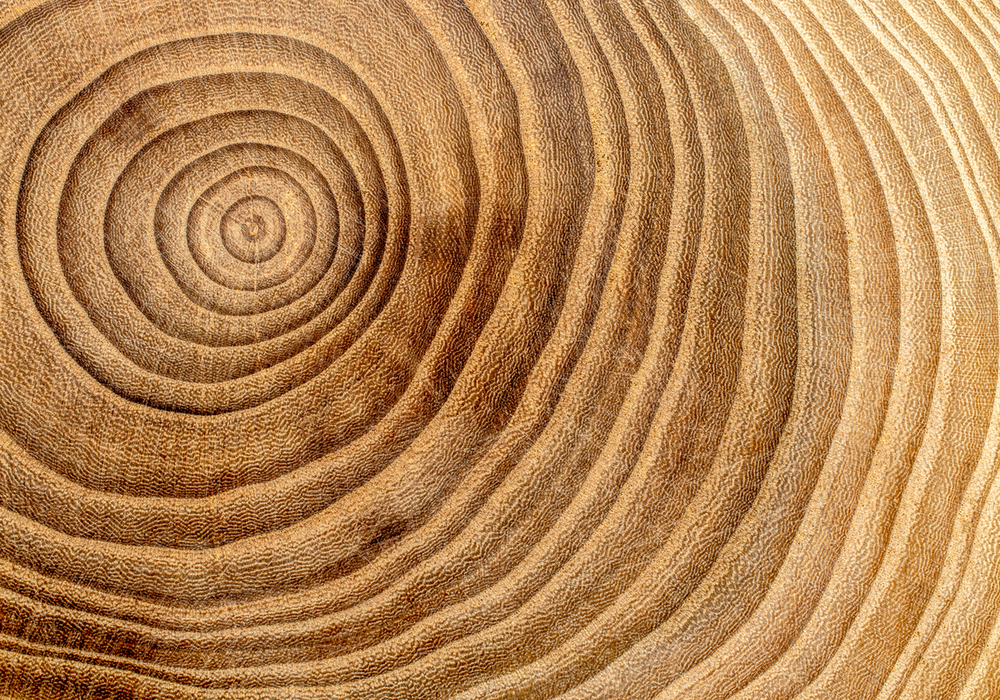
#> input picture exemple-bilder/realTreeRingsFull.png, 1000 x 700 px, shrunk from 1200 x 840 before the run, found by its file name
$ python select_points.py
#> lines starting #> are read from the running program, lines starting #| are printed output that depends on the picture
import cv2
import numpy as np

# [55 lines left out: functions mouse_callback, create_slice_image, not called in this run]

# Läs in originalbilden
img = cv2.imread('realTreeRingsFull.png')
#> img is the input picture: shape (700, 1000, 3); mean B, G, R 82.2, 132.8, 181.7
img = cv2.cvtColor(img, cv2.COLOR_BGR2GRAY)  # Convert to grayscale
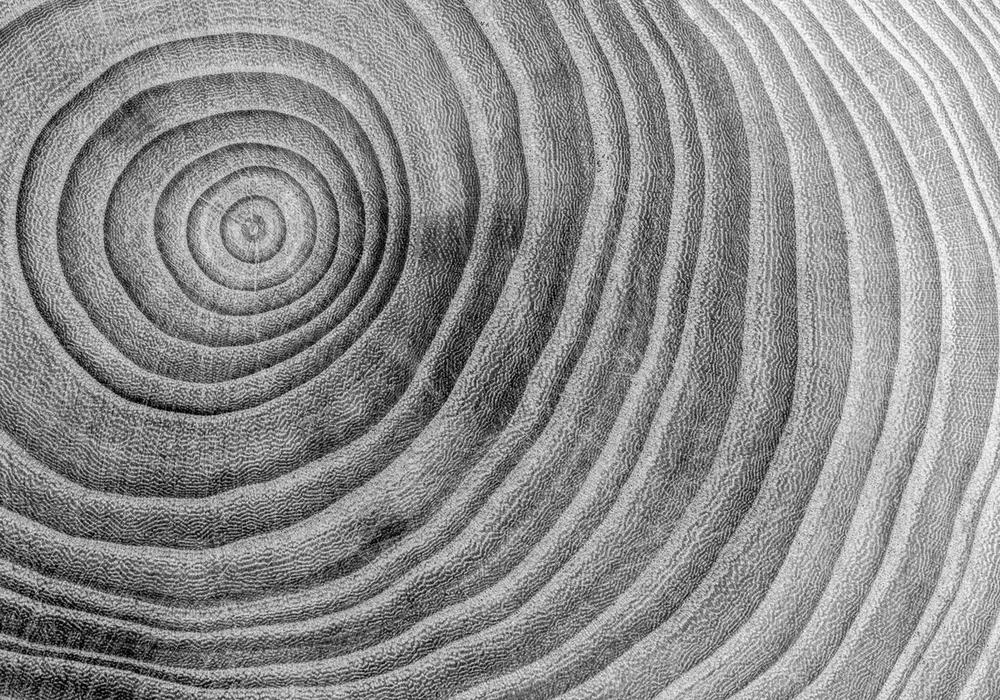
#> img: shape (700, 1000); min 0, max 253, mean 141.6
img_copy = img.copy()
points = []
bandwidth = 5  # You can adjust this value to change the width of the slice

# Skapa fönster och sätt upp mushantering
cv2.namedWindow('Image')
cv2.setMouseCallback('Image', mouse_callback)

# Visa bilden och vänta på användarinput
while True:
    cv2.imshow('Image', img_copy)
    key = cv2.waitKey(1) & 0xFF
#> (key q is pressed here)

    # Avsluta om användaren trycker 'q' eller ESC
    if key == ord('q') or key == 27:
        break
    # Börja om om användaren trycker 'r'
    elif key == ord('r'):
        img_copy = img.copy()
        points = []

cv2.destroyAllWindows()
